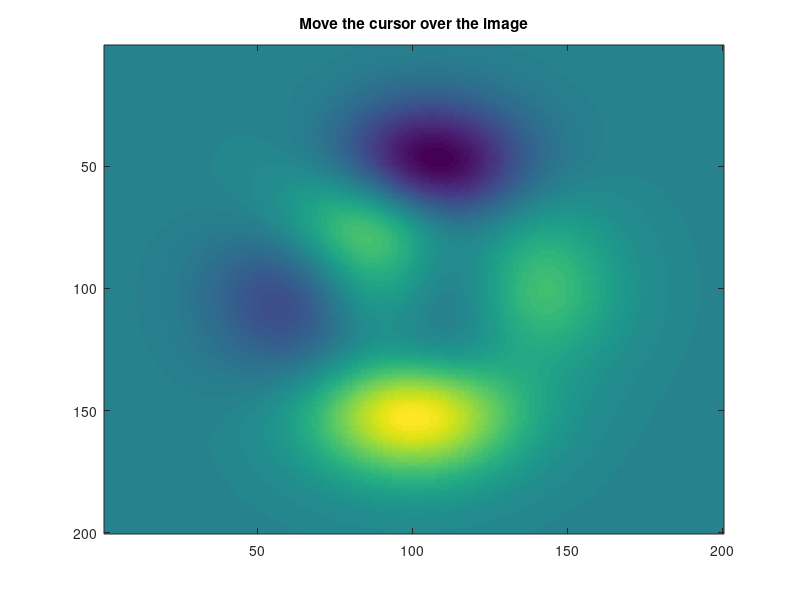

Write the MATLAB code that produced this figure. (Note: this script raises an error after producing the figure.)
%readoutExample Live pixel readout anchored inside an image axes
%
%   A uim.widget.Readout in the southwest corner of a data axes shows
%   the pixel value under the cursor, updated from the figure's
%   WindowButtonMotionFcn. The readout is display-only: the host pushes
%   values in through the Value property.
%
%   Run from anywhere in the repository; the script puts the toolbox
%   source first on the path.

% Put this repository's source first on the path: an older uim package
% (e.g. NANSEN's bundled copy) may otherwise shadow it.
addpath(genpath(fullfile(fileparts(mfilename('fullpath')), '..', 'src')))

imageData = peaks(200);

hFigure = figure('Name', 'Readout example', 'Color', 'w');
hAxes = axes(hFigure);
imagesc(hAxes, imageData)
title(hAxes, 'Move the cursor over the image')

readout = uim.widget.Readout(hAxes, ...
    'Label', 'Value', 'Format', '%.2f', ...
    'Location', 'southwest', ...
    'Margin', [10, 10, 10, 10], ...
    'Size', [110, 22]);

hFigure.WindowButtonMotionFcn = ...
    @(src, evt) updateReadout(readout, hAxes, imageData);

function updateReadout(readout, hAxes, imageData)
    point = round(hAxes.CurrentPoint(1, 1:2));
    if any(point < 1) || any(point > flip(size(imageData)))
        readout.Value = []; % Cursor outside the image
    else
        readout.Value = imageData(point(2), point(1));
    end
end
